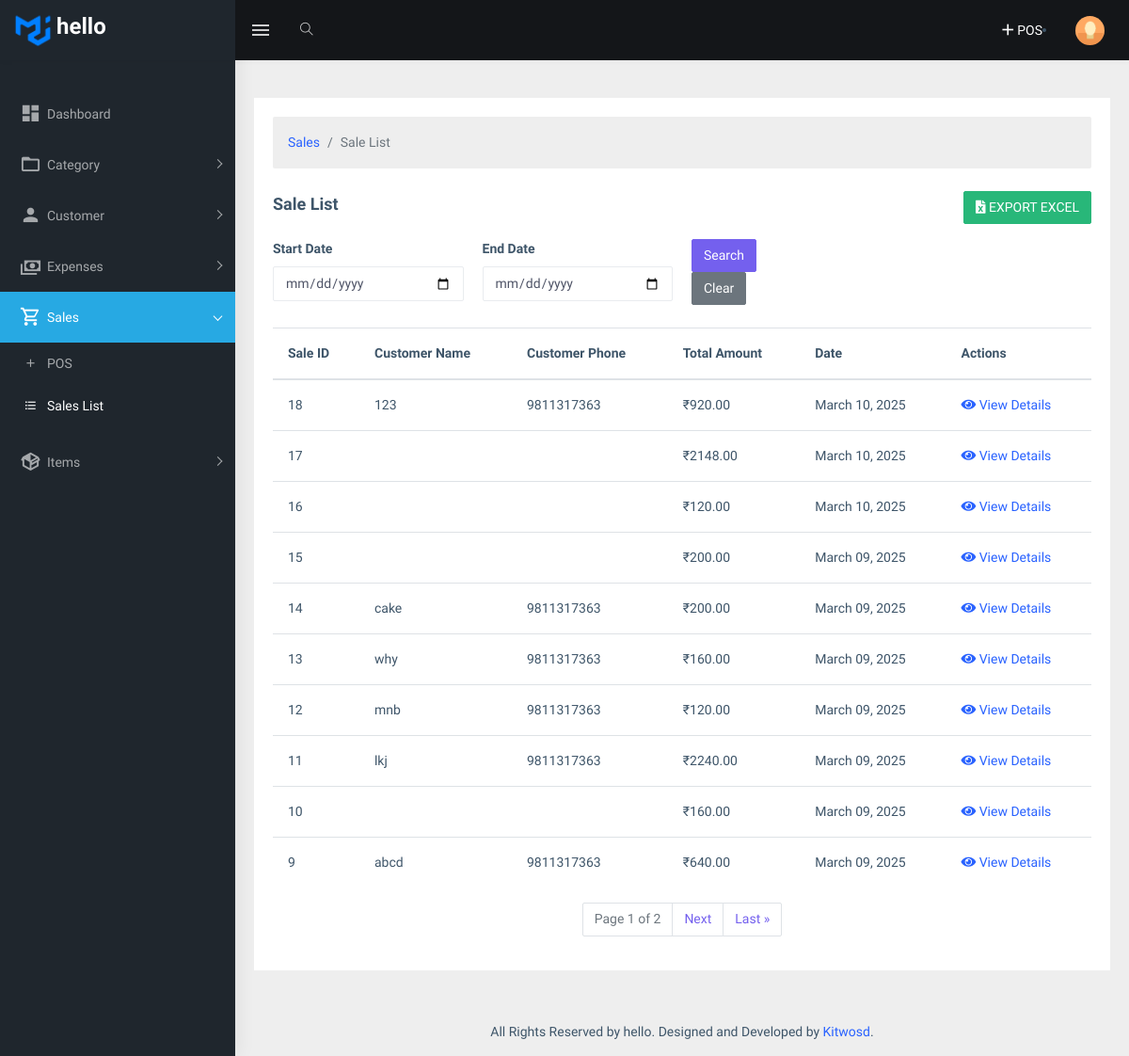
The page /sale/list/ on the database as committed earlier.
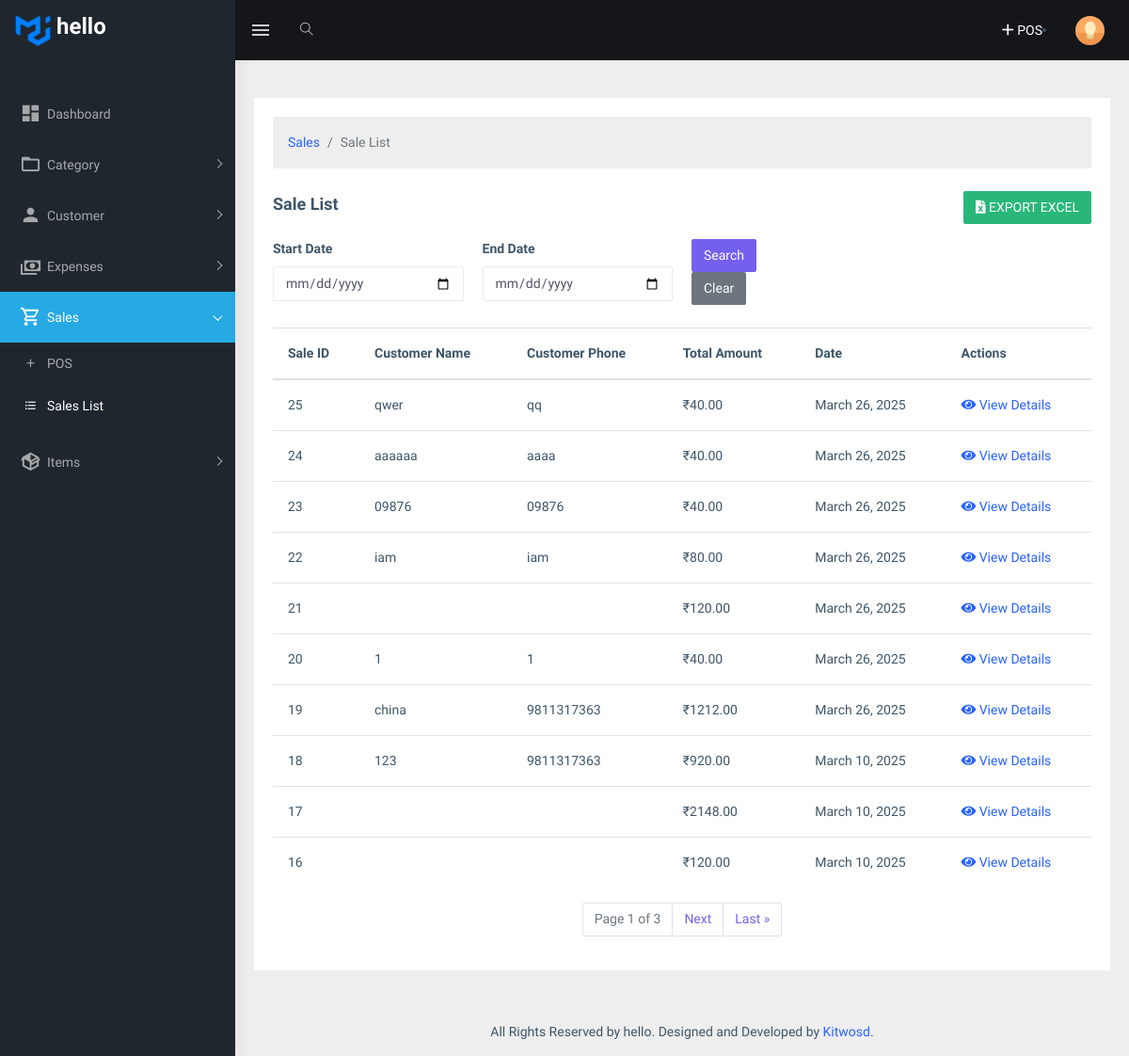
The same page on the database as committed later.
### app/frontend/models.py (models this page shows, shortened)
class Sale(models.Model):
    created_by = models.ForeignKey(
        User,
        related_name='frontend_sale_created',  # Unique related_name
        on_delete=models.CASCADE,
        null=True
    )
    customer_name = models.CharField(max_length=255)
    customer_phone = models.CharField(max_length=20, blank=True, null=True)
    customer_address = models.TextField(blank=True, null=True)
    total_amount = models.DecimalField(max_digits=12, decimal_places=2)
    created_at = models.DateTimeField(default=timezone.now)
    updated_at = models.DateTimeField(auto_now=True, null=True)

### app/frontend/views.py (the view, shortened to what this page needs)
# urls.py: path('sale/list/', views.sale_list, name='sale_list'),
def sale_list(request):
    start_date = request.GET.get('start_date')
    end_date = request.GET.get('end_date')
    sales_list = Sale.objects.all().order_by('-created_at')
    paginator = Paginator(sales_list, 10)  # Show 10 sales per page
    page_number = request.GET.get('page')
    page_obj = paginator.get_page(page_number)
    return render(request, 'sale/sale_list.html', {
        'sales': page_obj,
        'page_obj': page_obj,
        'is_paginated': page_obj.has_other_pages(),
    })

### app/frontend/context_processors.py (called while the page is built)
def organization_settings(request):
    organization = OrganizationSetting.objects.first()  # Get the first organization settings
    return {'organization': organization}

### templates/sale/sale_list.html (shortened to what the changed rows need)
{% extends 'base.html' %}
{% load static %}
{% block content %}
<div class="container-fluid">
    <div class="row">
        <div class="col-md-12">
            <div class="card">
                <div class="card-body">
                    <div class="table-responsive">
                        <table class="table table-hover">
                            <thead>
                                <tr>
                                    <th><strong>Sale ID</strong></th>
                                    <th><strong>Customer Name</strong></th>
                                    <th><strong>Customer Phone</strong></th>
                                    <th><strong>Total Amount</strong></th>
                                    <th><strong>Date</strong></th>
                                    <th><strong>Actions</strong></th>
                                </tr>
                            </thead>
                            <tbody>
                                {% for sale in sales %}
                                <tr>
                                    <td>{{ sale.id }}</td>
                                    <td>{{ sale.customer_name }}</td>
                                    <td>{{ sale.customer_phone }}</td>
                                    <td>₹{{ sale.total_amount }}</td>
                                    <td>{{ sale.created_at|date:"F d, Y" }}</td>
                                    <td>
                                        <a href="{% url 'frontend:sale_detail' sale.id %}">
                                            <i class="fas fa-eye"></i> View Details
                                        </a>
                                    </td>
                                </tr>
                                {% empty %}
                                <tr>
                                    <td colspan="6" class="text-center text-muted">No sales found.</td>
                                </tr>
                                {% endfor %}
                            </tbody>
                        </table>
                    </div>
                    {% if is_paginated %}
                    <nav aria-label="Page navigation">
                        <ul class="pagination justify-content-center">
                            <li class="page-item disabled">
                                <span class="page-link">Page {{ page_obj.number }} of {{ page_obj.paginator.num_pages }}</span>
                            </li>
                            {% if page_obj.has_next %}
                            <li class="page-item">
                                <a class="page-link" href="?page={{ page_obj.next_page_number }}">Next</a>
                            </li>
                            <li class="page-item">
                                <a class="page-link" href="?page={{ page_obj.paginator.num_pages }}">Last &raquo;</a>
                            </li>
                            {% endif %}
                        </ul>
                    </nav>
                    {% endif %}
                </div>
            </div>
        </div>
    </div>
</div>
{% endblock %}

Rows that differ between the two databases and show on the page:
no longer on this page (row unchanged): Sale: id "15", total_amount "200.00", created_at "March 09, 2025"
no longer on this page (row unchanged): Sale: id "14", customer_name "cake", customer_phone "9811317363", total_amount "200.00", created_at "March 09, 2025"
no longer on this page (row unchanged): Sale: id "13", customer_name "why", customer_phone "9811317363", total_amount "160.00", created_at "March 09, 2025"
no longer on this page (row unchanged): Sale: id "12", customer_name "mnb", customer_phone "9811317363", total_amount "120.00", created_at "March 09, 2025"
no longer on this page (row unchanged): Sale: id "11", customer_name "lkj", customer_phone "9811317363", total_amount "2240.00", created_at "March 09, 2025"
no longer on this page (row unchanged): Sale: id "10", total_amount "160.00", created_at "March 09, 2025"
no longer on this page (row unchanged): Sale: id "9", customer_name "abcd", customer_phone "9811317363", total_amount "640.00", created_at "March 09, 2025"
added Sale: id "25", customer_name "qwer", customer_phone "qq", total_amount "40.00", created_at "March 26, 2025"
added Sale: id "24", customer_name "aaaaaa", customer_phone "aaaa", total_amount "40.00", created_at "March 26, 2025"
added Sale: id "23", customer_name "09876", customer_phone "09876", total_amount "40.00", created_at "March 26, 2025"
added Sale: id "22", customer_name "iam", customer_phone "iam", total_amount "80.00", created_at "March 26, 2025"
added Sale: id "21", total_amount "120.00", created_at "March 26, 2025"
added Sale: id "20", customer_name "1", customer_phone "1", total_amount "40.00", created_at "March 26, 2025"
added Sale: id "19", customer_name "china", customer_phone "9811317363", total_amount "1212.00", created_at "March 26, 2025"
Other text that changed with them:
{{ page_obj.paginator.num_pages }}: "2" → "3"
